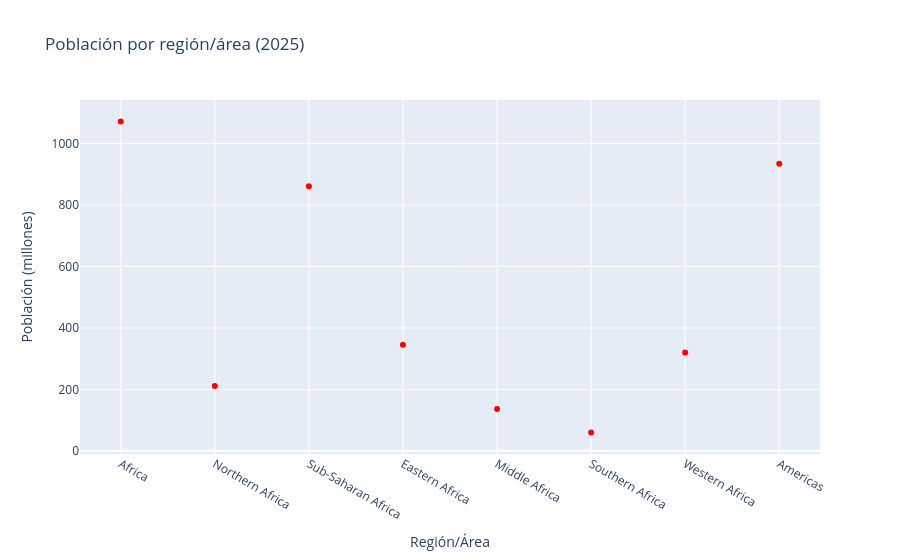

The cell this chart's notebook holds for it:
### Code cell
# Se despliega un gráfico de marcadores y precisamente se elijen marcadores gracias a los consejos de Edward Tufte sobre la eliminación de
# elementos innecesarios en gráficos para mejorar la claridad y la efectividad de la comunicación visual es y para seguir el consejo de Nigel 
# Holmes para evitar la saturación visual se opta por restringir a 8 registros.


df_top8 = df_poblacion_2010.head(8)

fig1 = go.Figure()
fig1.add_trace(go.Scatter(x=df_top8["Area"], y=df_top8["Value"], mode="markers", name="Población", line=dict(color="red")))
fig1.update_layout(title="Población por región/área (2025)", xaxis_title="Región/Área", yaxis_title="Población (millones)")
fig1.show()

### Figure 1 — Plotly figure (JSON) as saved in the notebook; plotly's stock layout.template omitted (floating-point values rounded to 4 significant figures)
{"data": [{"line": {"color": "red"}, "mode": "markers", "name": "Población", "type": "scatter", "x": ["Africa", "Northern Africa", "Sub-Saharan Africa", "Eastern Africa", "Middle Africa", "Southern Africa", "Western Africa", "Americas"], "y": [1072.0, 210.9, 861.3, 345.3, 135.9, 59.59, 320.5, 934.3]}], "layout": {"title": {"text": "Población por región/área (2025)"}, "xaxis": {"title": {"text": "Región/Área"}}, "yaxis": {"title": {"text": "Población (millones)"}}}}
